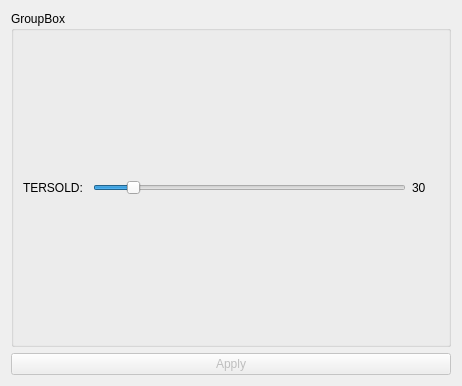
<?xml version="1.0" encoding="UTF-8"?>
<ui version="4.0">
 <class>TERSOLD</class>
 <widget class="qMRMLWidget" name="TERSOLD">
  <property name="geometry">
   <rect>
    <x>0</x>
    <y>0</y>
    <width>462</width>
    <height>386</height>
   </rect>
  </property>
  <layout class="QVBoxLayout" name="verticalLayout">
   <item>
    <widget class="QGroupBox" name="groupBox">
     <property name="title">
      <string>GroupBox</string>
     </property>
     <layout class="QHBoxLayout" name="horizontalLayout">
      <item>
       <widget class="QLabel" name="label_2">
        <property name="text">
         <string>TERSOLD: </string>
        </property>
       </widget>
      </item>
      <item>
       <widget class="QSlider" name="thresholdSlider">
        <property name="minimum">
         <number>10</number>
        </property>
        <property name="value">
         <number>20</number>
        </property>
        <property name="orientation">
         <enum>Qt::Horizontal</enum>
        </property>
       </widget>
      </item>
      <item>
       <widget class="QLabel" name="thresholdLabel">
        <property name="text">
         <string>30</string>
        </property>
       </widget>
      </item>
      <item>
       <widget class="QLabel" name="label">
        <property name="text">
         <string/>
        </property>
       </widget>
      </item>
     </layout>
    </widget>
   </item>
   <item>
    <widget class="QPushButton" name="applyButton">
     <property name="enabled">
      <bool>false</bool>
     </property>
     <property name="toolTip">
      <string>Run the algorithm.</string>
     </property>
     <property name="text">
      <string>Apply</string>
     </property>
    </widget>
   </item>
  </layout>
 </widget>
 <customwidgets>
  <customwidget>
   <class>qMRMLWidget</class>
   <extends>QWidget</extends>
   <header>qMRMLWidget.h</header>
   <container>1</container>
  </customwidget>
 </customwidgets>
 <resources/>
 <connections/>
</ui>
